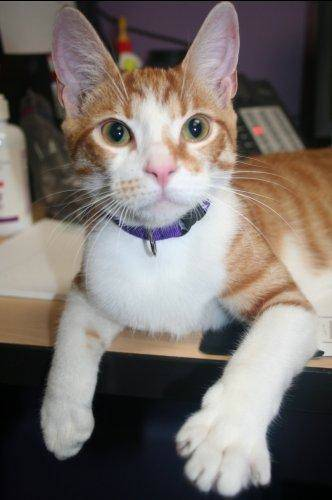
#> input picture EDA-M4/CLassifKnn/kaggle_dogs_vs_cats/test/cat.jpg, 332 x 500 px; its folder holds 3 pictures in this run
$ python classifier.py --dataset kaggle_dogs_vs_cats/test
#> lines starting #> are read from the running program, lines starting #| are printed output that depends on the picture
from sklearn.neighbors import KNeighborsClassifier
from sklearn.model_selection import train_test_split
from imutils import paths
import argparse
import numpy as np
import cv2
import os

def createImageFeatures(image, size=(32, 32)):
    # resize the image
    image = cv2.resize(image, size)
    # flatten the image
    pixel_list = image.flatten()
    return pixel_list

print("Leyendo Imagenes")
ap = argparse.ArgumentParser()
ap.add_argument("-d", "--dataset", required=True, help="path to input dataset")
ap.add_argument("-j", "--jobs", type=int, default=-1, help="# of jobs for k-NN distance (-1 uses all available cores)")
args = vars(ap.parse_args())
image_paths = list(paths.list_images(args["dataset"]))
raw_images = []
labels = []

# loop over the input images
for (i, image_path) in enumerate(image_paths):
    image = cv2.imread(image_path)
#> image is the input picture: shape (500, 332, 3); mean B, G, R 107.7, 112.3, 120.1
    label = image_path.split(os.path.sep)[-1].split(".")[0]
    # extract raw pixel intensity "features
    pixels = createImageFeatures(image)
#> in createImageFeatures, `image = cv2.resize(image, size)`:
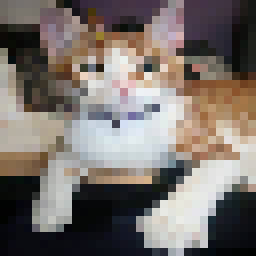
#> image: shape (32, 32, 3) (shown 8 times larger); mean of channels 0, 1, 2 108.2, 113, 121; drawn as B, G, R
#> in createImageFeatures, `pixel_list = image.flatten()`: pixel_list = 3072 values, max 245 at index 1107, min 0 at index 2592, mean 114.1
#> pixels has the same summary as pixel_list in createImageFeatures
    raw_images.append(pixels)
    labels.append(label)
#> pass 2 of the loop `for (i, image_path) in enumerate(image_paths):`:
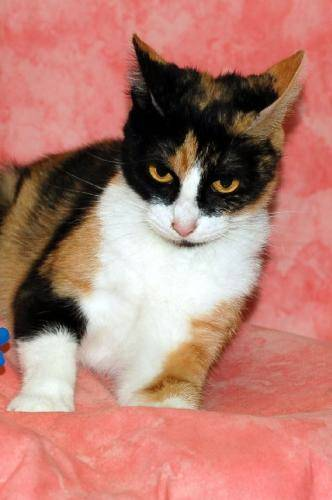
#> input picture EDA-M4/CLassifKnn/kaggle_dogs_vs_cats/test/cat2.jpg, 332 x 500 px
#> image is the input picture: shape (500, 332, 3); mean B, G, R 115.1, 126.1, 182.5
#> in createImageFeatures (call 2), `image = cv2.resize(image, size)`:
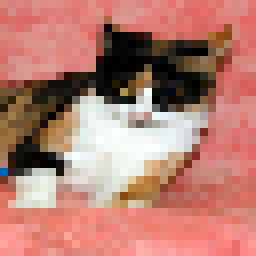
#> image: shape (32, 32, 3) (shown 8 times larger); mean of channels 0, 1, 2 114.5, 125.6, 182.2; drawn as B, G, R
#> pixel_list = 3072 values, max 255 at index 1674, min 0 at index 528, mean 140.7
#> pixels has the same summary as pixel_list in createImageFeatures
#> pass 3 of the loop `for (i, image_path) in enumerate(image_paths):`:
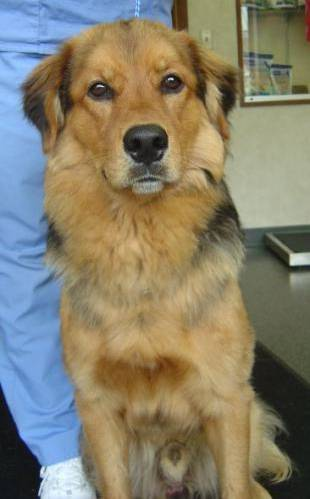
#> input picture EDA-M4/CLassifKnn/kaggle_dogs_vs_cats/test/dog.jpg, 310 x 499 px
#> image is the input picture: shape (499, 310, 3); mean B, G, R 107.6, 127.4, 133.7
#> in createImageFeatures (call 3), `image = cv2.resize(image, size)`:
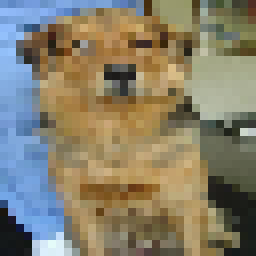
#> image: shape (32, 32, 3) (shown 8 times larger); mean of channels 0, 1, 2 107.3, 127.1, 133.5; drawn as B, G, R
#> pixel_list = 3072 values, max 252 at index 579, min 9 at index 540, mean 122.6
#> pixels has the same summary as pixel_list in createImageFeatures

raw_images = np.array(raw_images)
labels = np.array(labels)

(train_X, test_X, train_y, test_y) = train_test_split(
    raw_images, labels, test_size=0.25, random_state=0)

model = KNeighborsClassifier(n_neighbors=5)
model.fit(train_X, train_y)
#> (the run stopped early here; a loop or call above may not have finished)
